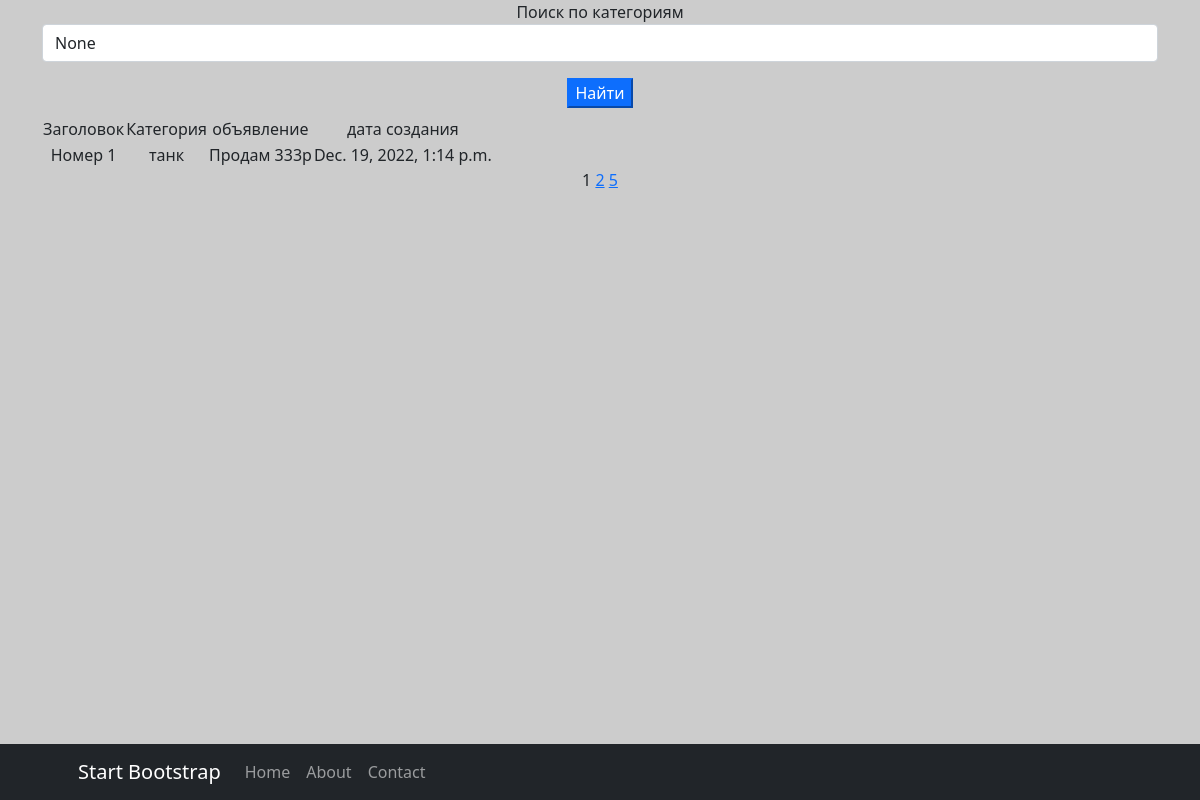
The page /board/advert/ on the database its author committed.
### board/models.py (models this page shows, shortened)
class Advert(models.Model):
    TANK = 'танк'
    HILL = 'хиллы'
    DD = 'ДД'
    DILLER = 'торговец'
    GILDMASTER = 'гилдмастер'
    QUEST = 'Квестгивер'
    SMITH = 'Кузнец'
    SKINNER = 'Кожевник'
    WITCH = 'Зельевар'
    WIZARD = 'Мастер заклинаний'
    CATEGORY_CHOICES = (
        (TANK, 'танк'),
        (HILL, 'хиллы'),
        (DD, 'ДД'),
        (DILLER, 'торговец'),
        (GILDMASTER, 'гилдмастер'),
        (QUEST, 'Квестгивер'),
        (SMITH, 'Кузнец'),
        (SKINNER, 'Кожевник'),
        (WITCH, 'Зельевар'),
        (WIZARD, 'Мастер заклинаний'),
    )
    author = models.ForeignKey(Author, on_delete=models.CASCADE)
    dateCreation = models.DateTimeField(auto_now_add=True)
    CategoryType = models.CharField(max_length=17, choices=CATEGORY_CHOICES)
    title = models.CharField(max_length=128)
    text = models.TextField()

### board/views.py (the view)
# urls.py: path('advert/', AdvertList.as_view(), name='advert'),
class AdvertList(ListView):
    model = Advert
    ordering = 'dateCreation'
    template_name = 'advert.html'
    context_object_name = 'advert'
    paginate_by = 1
    def get_queryset(self):
        queryset = super().get_queryset()
        self.filterset = AdvertFilter(self.request.GET, queryset)
        return self.filterset.qs
    def get_context_data(self, **kwargs):
        context = super().get_context_data(**kwargs)
        context['filterset'] = self.filterset
        return context

### board/templatetags/custom_tags.py (called while the page is built)
@register.simple_tag(takes_context=True)
def url_replace(context, **kwargs):
   d = context['request'].GET.copy()
   for k, v in kwargs.items():
       d[k] = v
   return d.urlencode()

### templates/advert.html (shortened to what this page needs)
{% extends 'flatpages/default.html' %}
{% load custom_filters %}
{% load custom_tags %}
{% block content %}
 <form action="" method="get">
  <label for="{{ filterset.form.CategoryType__icontains.id }}">Поиск по категориям</label>
<input
        id="{{ filterset.form.CategoryType__icontains.id }}"
        name="{{ filterset.form.CategoryType__icontains.name }}"
        value="{{ filterset.form.CategoryType__icontains.value }}"
        class="form-control"
>
   <input type="submit" class="mt-3 btn-primary"value="Найти" />
</form>
{% if advert %}
<table>
    <tr>
               <td>Заголовок</td>
               <td>Категория</td>
               <td>объявление</td>
               <td>дата создания</td>
 </tr>
<div>
<div>
  <div>
      <h5> {% for a in advert %} </h5>
<tr>
              <td>{{ a.title }}</td>
              <td>{{ a.CategoryType|truncatechars:8}}</td>
              <td>{{ a.text }}</td>
              <td>{{ a.dateCreation }}</td>
              <td>{% endfor %}</td>
</tr>
  </div>
</div>
</div>
</table>
   {% else %}
       <h2>Объявлений нет!</h2>
   {% endif %}
   {{ page_obj.number }}
   {% if page_obj.has_next %}
       <a href="?{% url_replace page=page_obj.next_page_number %}">{{ page_obj.next_page_number }}</a>
       {% if paginator.num_pages != page_obj.next_page_number %}
           <a href="?{% url_replace page=page_obj.next_page_number %}">{{ page_obj.paginator.num_pages }}</a>
       {% endif %}
   {% endif %}
{% endblock content %}

### rows shown on the page
Advert: title "Номер 1", CategoryType "танк", text "Продам 333р", dateCreation "Dec. 19, 2022, 1:14 p.m."

### other values the page prints
{{ page_obj.number }} "1"
{{ page_obj.next_page_number }} "2"
{{ page_obj.paginator.num_pages }} "5"
